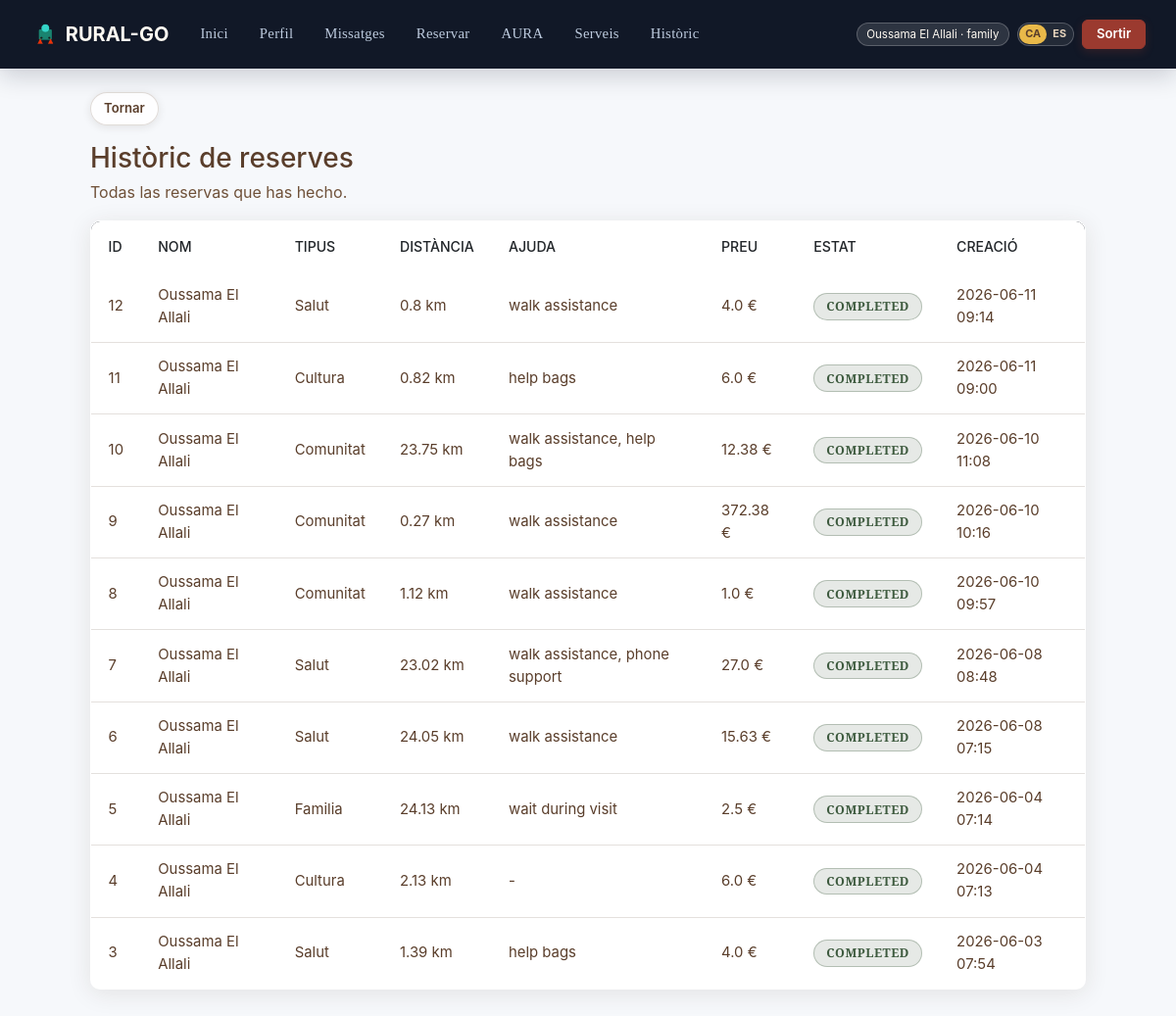
/rides (signed in), run on the app's committed database.
### app.py (models this page shows)
class User(db.Model):
    id = db.Column(db.Integer, primary_key=True)
    username = db.Column(db.String(80), unique=True, nullable=False)
    full_name = db.Column(db.String(120), nullable=False)
    phone = db.Column(db.String(32), nullable=False)
    password_hash = db.Column(db.String(255), nullable=False)
    role = db.Column(db.String(20), default='family', nullable=False)
    profile_photo = db.Column(db.String(240), nullable=True)
    last_seen_at = db.Column(db.DateTime, nullable=True)
    online_visible = db.Column(db.Boolean, default=True)
    created_at = db.Column(db.DateTime, default=utc_now)

class Ride(db.Model):
    id = db.Column(db.Integer, primary_key=True)
    requester = db.Column(db.String(120))
    phone = db.Column(db.String(32))
    service_type = db.Column(db.String(64))
    origin = db.Column(db.String(200))
    destination = db.Column(db.String(200))
    wheelchair = db.Column(db.Boolean, default=False)
    vulnerable = db.Column(db.Boolean, default=False)
    viva_pass = db.Column(db.Boolean, default=False)
    support_needs = db.Column(db.Text, default='')
    distance_km = db.Column(db.Float, default=0.0)
    price = db.Column(db.Float, default=0.0)
    status = db.Column(db.String(32), default='pending')
    assigned_vehicle = db.Column(db.Integer, db.ForeignKey('vehicle.id'), nullable=True)
    preferred_driver_id = db.Column(db.Integer, db.ForeignKey('user.id'), nullable=True)
    created_at = db.Column(db.DateTime, default=utc_now)

### app.py (the view)
@app.route('/rides')
@login_required
def rides():
    current_user = get_current_user()
    rides = get_user_rides(current_user)
    return render_template('rides.html', rides=rides)

### app.py (called while the page is built)
def get_current_lang():
    return session.get('lang', 'ca')

def translate(label, lang=None):
    lang = lang or get_current_lang()
    return TRANSLATIONS.get(lang, TRANSLATIONS['ca']).get(label, label)

def get_unread_count(user):
    if not user:
        return 0
    try:
        q = Message.query.filter(Message.seen == False)
    except OperationalError:
        try:
            db.session.rollback()
        except Exception:
            pass
        ensure_message_seen_column()
        q = Message.query.filter(Message.seen == False)
    if user.role in ('admin',):
        q = q.filter(or_(Message.recipient_role == 'staff', Message.recipient_role == user.role, Message.recipient_user_id == user.id))
    else:
        q = q.filter(Message.recipient_user_id == user.id)
    return q.count()

def get_user_rides(current_user):
    if current_user.role in ('admin',):
        return Ride.query.order_by(Ride.created_at.desc()).all()
    if current_user.role == 'driver':
        assignments = RideAssignment.query.filter_by(driver_id=current_user.id).all()
        ride_ids = [assignment.ride_id for assignment in assignments]
        return Ride.query.filter(Ride.id.in_(ride_ids)).order_by(Ride.created_at.desc()).all() if ride_ids else []
    bookings = Booking.query.filter_by(user_id=current_user.id).all()
    ride_ids = [booking.ride_id for booking in bookings]
    return Ride.query.filter(Ride.id.in_(ride_ids)).order_by(Ride.created_at.desc()).all() if ride_ids else []

def get_current_user():
    user_id = session.get('user_id')
    if not user_id:
        return None
    return db.session.get(User, user_id)

def login_required(view):
    @wraps(view)
    def wrapped_view(*args, **kwargs):
        if get_current_user() is None:
            flash('Necessites iniciar sessió per continuar.', 'warning')
            return redirect(url_for('login'))
        return view(*args, **kwargs)
    return wrapped_view

@app.context_processor
def inject_user():
    user = get_current_user()
    driver_active_rides = get_driver_active_rides(user) if user and user.role == 'driver' else []
    return {
        'current_user': user,
        'unread_count': get_unread_count(user) if user else 0,
        'driver_has_active_route': bool(driver_active_rides),
        'driver_active_ride_id': driver_active_rides[0].id if driver_active_rides else None,
        'service_catalog': SERVICE_CATALOG,
        'current_lang': get_current_lang(),
        '_': translate,
    }

### templates/rides.html
{% extends 'base.html' %}
{% block content %}
  <div class="page-header compact-header">
    {% if current_user.role == 'family' %}
      <h2>Historial de reservas</h2>
      <p>Todas las reservas que has hecho.</p>
    {% else %}
      <h2>Històric de trajectes</h2>
      <p>Consulta ràpida del servei.</p>
    {% endif %}
  </div>
  <table class="table">
    <thead>
      <tr>
        <th>ID</th>
        <th>Nom</th>
        <th>Tipus</th>
        <th>Distància</th>
        <th>Ajuda</th>
        <th>Preu</th>
        <th>Estat</th>
        <th>Creació</th>
      </tr>
    </thead>
    <tbody>
      {% for r in rides %}
      <tr>
        <td>{{ r.id }}</td>
        <td>{{ r.requester }}</td>
        <td>{{ r.service_type }}</td>
        <td>{% if r.distance_km %}{{ r.distance_km }} km{% else %}-{% endif %}</td>
        <td>
          {% set support_items = r.support_needs.split('|') if r.support_needs else [] %}
          {% if support_items %}
            {{ support_items|join(', ')|replace('_', ' ') }}
          {% else %}
            -
          {% endif %}
        </td>
        <td>{{ r.price }} €</td>
        <td>
          <span class="status-badge {% if r.status == 'pending' %}status-pending{% else %}status-assigned{% endif %}">
            {{ r.status }}
          </span>
        </td>
        <td>{{ r.created_at.strftime('%Y-%m-%d %H:%M') }}</td>
      </tr>
      {% endfor %}
    </tbody>
  </table>
{% endblock %}

### templates/base.html (shortened to what this page needs)
<!doctype html>
<html lang="{{ current_lang|default('ca') }}">
  <head>
    <link href="https://cdn.jsdelivr.net/npm/bootstrap@5.3.0/dist/css/bootstrap.min.css" rel="stylesheet">
    <link href="{{ url_for('static', filename='style.css') }}" rel="stylesheet">
  </head>
  {% set user_role = current_user.role if current_user else '' %}
  {% set has_active_driver_route = driver_has_active_route|default(false) %}
  {% set active_driver_ride_id = driver_active_ride_id|default('') %}
  <body
    data-user-role="{{ user_role }}"
    data-driver-has-active-route="{{ 1 if has_active_driver_route else 0 }}"
    data-driver-active-ride-id="{{ active_driver_ride_id }}"
  >
    <nav class="navbar navbar-expand-lg navbar-dark sticky-top">
      <div class="container-fluid">
        <a class="navbar-brand" href="/">
          <img class="brand-logo" src="{{ url_for('static', filename='logo.png') }}" alt="Rural-GO logo">
          <span>RURAL-GO</span>
        </a>
        <div class="collapse navbar-collapse" id="mainNav">
          <ul class="navbar-nav me-auto">
            {% if current_user %}
              <li class="nav-item"><a class="nav-link" href="/dashboard">{{ _('Home') }}</a></li>
              <li class="nav-item"><a class="nav-link" href="/profile">{{ _('Profile') }}</a></li>
              <li class="nav-item">
                <a class="nav-link nav-message-link" href="/messages">
                  {{ _('Messages') }}
                </a>
              </li>
              {% if current_user.role in ['family', 'admin'] %}
                <li class="nav-item"><a class="nav-link" href="/book">Reservar</a></li>
                <li class="nav-item"><a class="nav-link" href="/aura">AURA</a></li>
              {% endif %}
              <li class="nav-item"><a class="nav-link" href="/services">{{ _('Services') }}</a></li>
              {% if current_user.role in ['family', 'driver', 'admin'] %}
                <li class="nav-item"><a class="nav-link" href="/rides">{{ _('History') }}</a></li>
              {% endif %}
{% else %}
               <li class="nav-item"><a class="nav-link" href="/login">{% if current_lang == 'es' %}Entrar{% else %}Entrar{% endif %}</a></li>
               <li class="nav-item"><a class="nav-link" href="/register">{% if current_lang == 'es' %}Registrarse{% else %}Registrar-se{% endif %}</a></li>
             {% endif %}
          </ul>
          <div class="d-flex align-items-center gap-2">
            {% if current_user %}
              <span class="user-pill">{{ current_user.full_name }} · {{ current_user.role }}</span>
              <div class="language-switch" aria-label="Idioma">
                <a class="{% if current_lang == 'ca' %}active{% endif %}" href="/language/ca">CA</a>
                <a class="{% if current_lang == 'es' %}active{% endif %}" href="/language/es">ES</a>
              </div>
              <a class="btn btn-sm btn-danger" href="/logout">{{ _('Logout') }}</a>
            {% endif %}
          </div>
        </div>
      </div>
    </nav>
    <main class="container app-shell py-4">
      {% if current_user and request.path not in ['/', '/login', '/register', '/dashboard'] %}
        <div class="mb-3">
          <a id="backBtn" class="btn btn-sm btn-outline-secondary back-link" href="#">{{ _('Back') }}</a>
        </div>
      {% endif %}
      {% block content %}{% endblock %}
    </main>
  </body>
</html>

### data on the page
User: full_name "Oussama El Allali", role "family"
Ride: id "12", requester "Oussama El Allali", service_type "Salut", distance_km "0.8", support_items "walk assistance", price "4.0", status "COMPLETED", created_at "2026-06-11 09:14"
Ride: id "11", requester "Oussama El Allali", service_type "Cultura", distance_km "0.82", support_items "help bags", price "6.0", status "COMPLETED", created_at "2026-06-11 09:00"
Ride: id "10", requester "Oussama El Allali", service_type "Comunitat", distance_km "23.75", support_items "walk assistance, help bags", price "12.38", status "COMPLETED", created_at "2026-06-10 11:08"
Ride: id "9", requester "Oussama El Allali", service_type "Comunitat", distance_km "0.27", support_items "walk assistance", price "372.38", status "COMPLETED", created_at "2026-06-10 10:16"
Ride: id "8", requester "Oussama El Allali", service_type "Comunitat", distance_km "1.12", support_items "walk assistance", price "1.0", status "COMPLETED", created_at "2026-06-10 09:57"
Ride: id "7", requester "Oussama El Allali", service_type "Salut", distance_km "23.02", support_items "walk assistance, phone support", price "27.0", status "COMPLETED", created_at "2026-06-08 08:48"
Ride: id "6", requester "Oussama El Allali", service_type "Salut", distance_km "24.05", support_items "walk assistance", price "15.63", status "COMPLETED", created_at "2026-06-08 07:15"
Ride: id "5", requester "Oussama El Allali", service_type "Familia", distance_km "24.13", support_items "wait during visit", price "2.5", status "COMPLETED", created_at "2026-06-04 07:14"
Ride: id "4", requester "Oussama El Allali", service_type "Cultura", distance_km "2.13", price "6.0", status "COMPLETED", created_at "2026-06-04 07:13"
Ride: id "3", requester "Oussama El Allali", service_type "Salut", distance_km "1.39", support_items "help bags", price "4.0", status "COMPLETED", created_at "2026-06-03 07:54"
